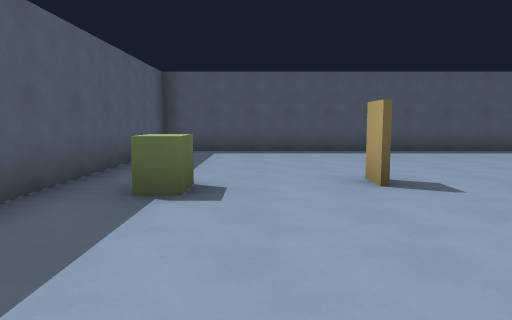
[1] (above)

16 first-person views from a walk through a level from a Godot 3-D game. The camera is 1.5 m above the floor, tilts 6° down and sees 70° across. The floor is counted in squares, 2 m on a side. Each view is taken from the middle of a square. On the plan, view 1 faces up. The plan holds only what a view shows up to about 11 squares ahead; the rest is blank. The place goes on beyond the plan.

[2]
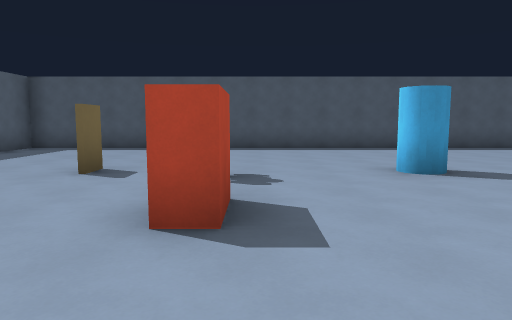

[3]
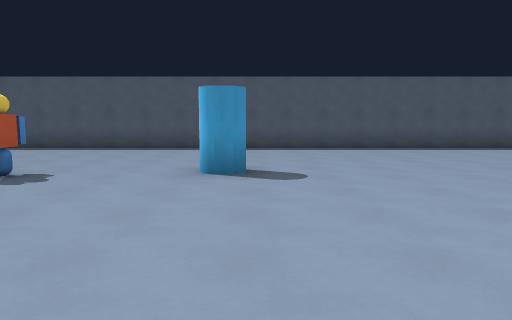

[4]
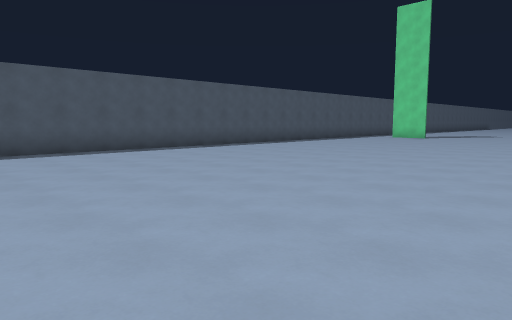

[5]
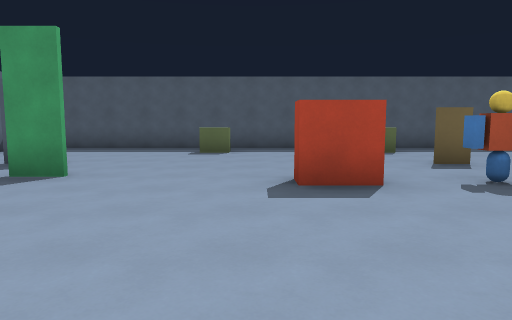

[6]
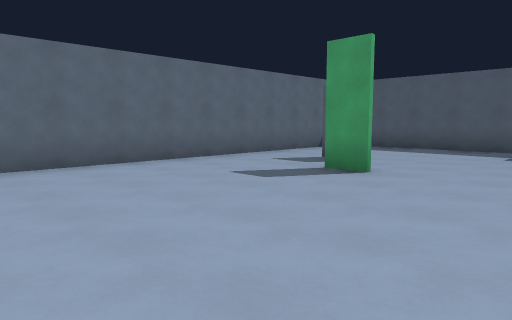

[7]
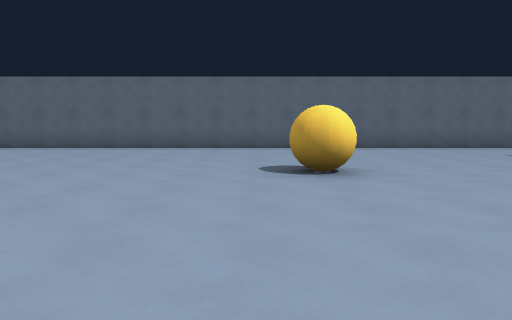

[8]
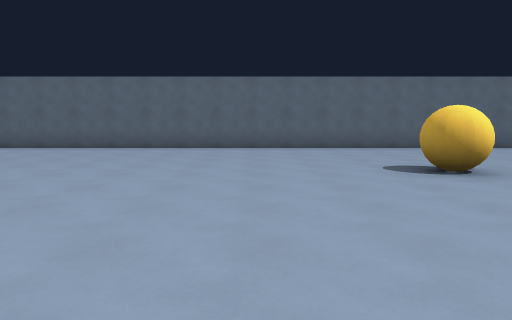

[9]
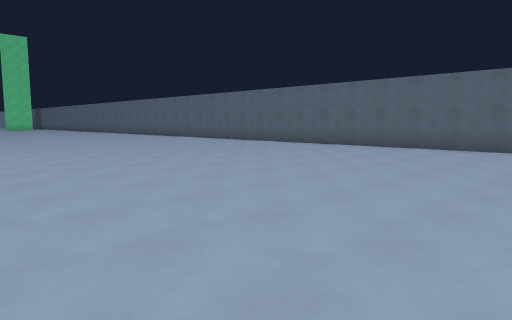

[10]
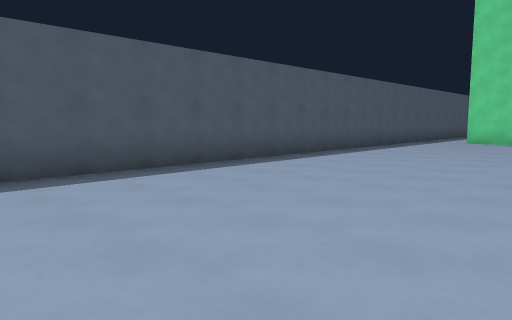

[11]
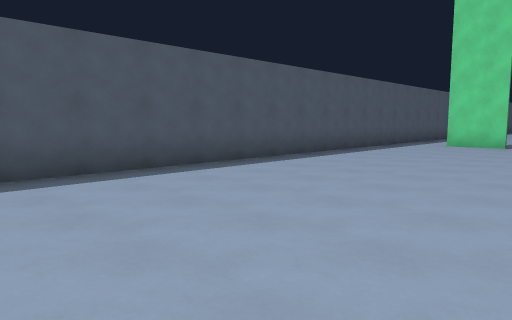

[12]
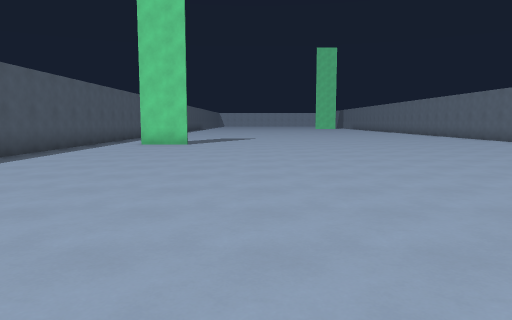

[13]
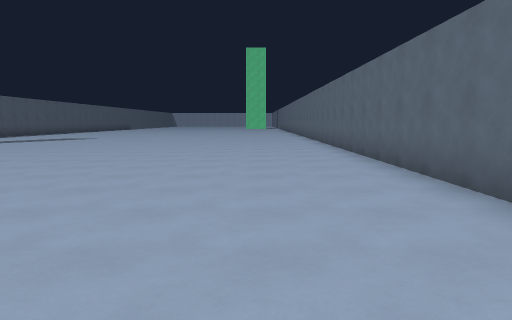

[14]
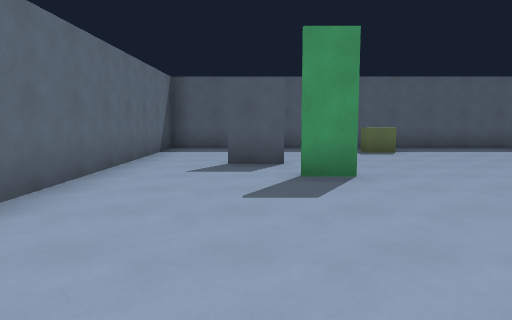

[15]
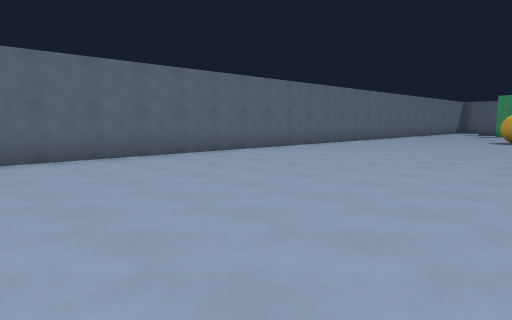

[16]
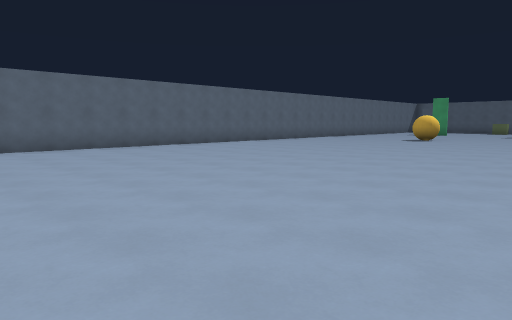

### Floor plan
Points are (right, up) in squares from view 1. A wall is a line through its corners. A room is listed if a view was taken in it or the views show most of it. See-through windows are left out.
Room 1 (views 1, 2, 3, 4, 5, 6, 7, 8, 9, 10, 11, 12, 13, 14, 15, 16)
walls: (3.8, 2.6) (3.8, 1.5) (3.2, 1.5); (3, -1.5) (3, -2.4); (1.5, 4.1) (1.5, 4.9) (1.5, 4.1); (1.5, -2.4) (1.5, -3.5); (24.1, 9.4) (-2.4, 9.4) (-2.4, -5.4) (24.1, -5.4)
objects: container (-1, 0); container (-1, 4); target (4, 4)

Positions as (right, up) in squares from view 1, and headings:
1: (0, 0), facing up
2: (4, -1), facing up
3: (7, -1), facing up
4: (8, 0), facing up-right
5: (8, 1), facing left
6: (8, 1), facing down-left
7: (10, 5), facing down
8: (12, 5), facing down
9: (13, 5), facing down-right
10: (11, 4), facing up-right
11: (13, 4), facing up-right
12: (13, 4), facing right
13: (13, -3), facing right
14: (8, -3), facing left
15: (24, 2), facing down-left
16: (24, 5), facing down-left
